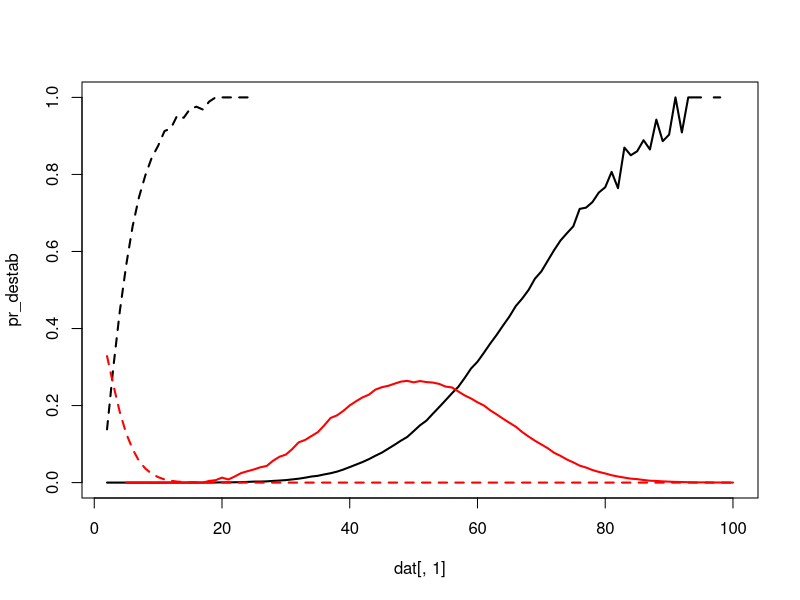
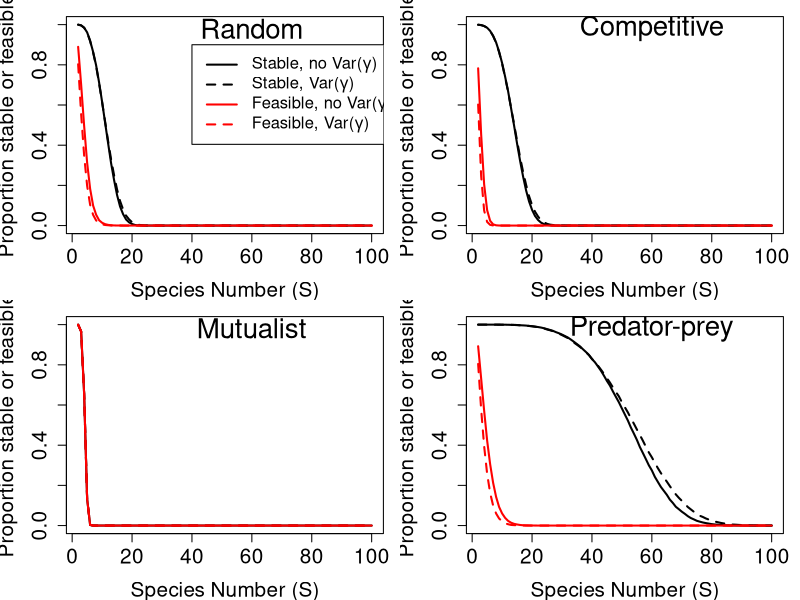
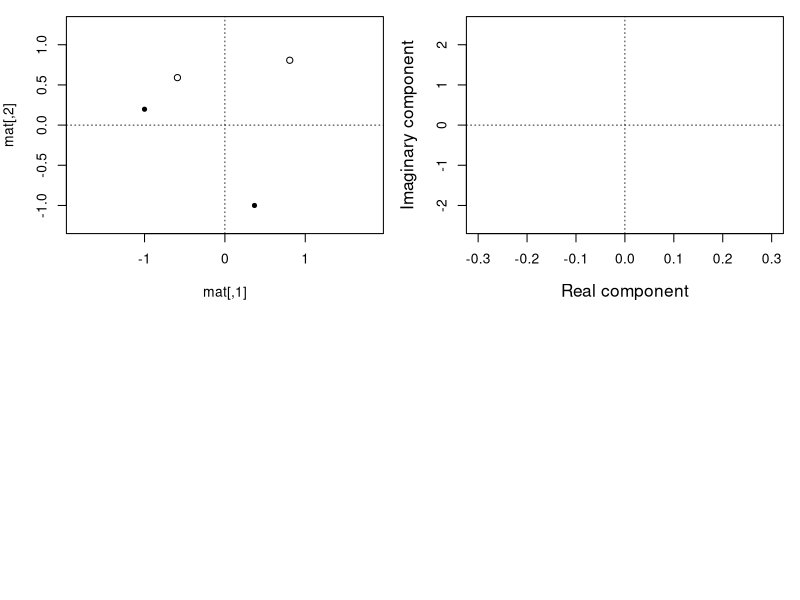

Here is the R script that generated these plots, in order: (Note: this script raises an error after producing the figures.)
rand_gen_var <- function(max_sp, iters, int_type = 0, rmx = 10, eps_max = 999){
    tot_res <- NULL;
    fea_res <- NULL;
    for(i in 2:max_sp){
        nn             <- i;
        A1_stt         <- 0;
        A2_stt         <- 0;
        A1_fet         <- 0;
        A2_fet         <- 0;
        iter           <- iters;
        tot_res[[i-1]] <- matrix(data = 0, nrow = iter, ncol = 2);
        fea_res[[i-1]] <- matrix(data = 0, nrow = iter, ncol = 2);
        while(iter > 0){
            r_vec    <- runif(n = nn, min = 1, max = rmx);
            A1_dat   <- rnorm(n = nn * nn, mean = 0, sd = 0.4);
            A1       <- matrix(data = A1_dat, nrow = nn, ncol = nn);
            A1       <- species_interactions(mat = A1, type = int_type);
            diag(A1) <- -1;
            epsil    <- runif(n = nn, min = 1, max = eps_max);
            eps_dat  <- rep(x = epsil, times = nn);
            eps_mat  <- matrix(data = epsil, nrow = nn, ncol = nn, 
                               byrow = FALSE);
            avg_mat  <- matrix(data = mean(1:eps_max), nrow = nn, ncol = nn, 
                               byrow = FALSE);
            A2       <- A1 * eps_mat;
            A1       <- A1 * avg_mat;
            A1_stb   <- max(Re(eigen(A1)$values)) < 0;
            A2_stb   <- max(Re(eigen(A2)$values)) < 0;
            A1_fea   <- min(-1*solve(A1) %*% r_vec) > 0;
            A2_fea   <- min(-1*solve(A2) %*% r_vec) > 0;
            if(A1_stb == TRUE){
                tot_res[[i-1]][iter, 1] <- 1;
            }
            if(A2_stb == TRUE){
                tot_res[[i-1]][iter, 2] <- 1;
            }
            if(A1_fea == TRUE){
                fea_res[[i-1]][iter, 1] <- 1;
            }
            if(A2_fea == TRUE){
                fea_res[[i-1]][iter, 2] <- 1;
            }
            iter    <- iter - 1;
        }
        print(i);
    }
    all_res <- summarise_randmat(tot_res = tot_res, fea_res = fea_res);
    return(all_res);
}


species_interactions <- function(mat, type = 0){
    if(type == 1){
        mat[mat > 0] <- -1*mat[mat > 0];
    }
    if(type == 2){
        mat[mat < 0] <- -1*mat[mat < 0];
    }
    if(type == 3){
        for(i in 1:dim(mat)[1]){
            for(j in 1:dim(mat)[2]){
                if(mat[i, j] * mat[j, i] > 0){
                    mat[j, i] <- -1 * mat[j, i];
                }
            }
        }
    }
    return(mat);
}


summarise_randmat <- function(tot_res, fea_res){
    sims    <- length(tot_res);
    all_res <- matrix(data = 0, nrow = sims, ncol = 9);
    for(i in 1:sims){
        unstables <- tot_res[[i]][,1] == FALSE & tot_res[[i]][,2] == FALSE;
        stables   <- tot_res[[i]][,1] == TRUE  & tot_res[[i]][,2] == TRUE;
        unstabled <- tot_res[[i]][,1] == TRUE  & tot_res[[i]][,2] == FALSE;
        stabled   <- tot_res[[i]][,1] == FALSE & tot_res[[i]][,2] == TRUE;
        non_feas  <- fea_res[[i]][,1] == FALSE & fea_res[[i]][,2] == FALSE;
        feasibl   <- fea_res[[i]][,1] == TRUE  & fea_res[[i]][,2] == TRUE;
        unfeased  <- fea_res[[i]][,1] == TRUE  & fea_res[[i]][,2] == FALSE;
        feased    <- fea_res[[i]][,1] == FALSE & fea_res[[i]][,2] == TRUE;
        all_res[i, 1] <- i + 1;
        all_res[i, 2] <- sum(unstables);
        all_res[i, 3] <- sum(stables);
        all_res[i, 4] <- sum(unstabled);
        all_res[i, 5] <- sum(stabled);
        all_res[i, 6] <- sum(non_feas);
        all_res[i, 7] <- sum(feasibl);
        all_res[i, 8] <- sum(unfeased);
        all_res[i, 9] <- sum(feased);
    }
    return(all_res);
}


# Get:
# (1) proportion stable made unstable
# (2) proportion unstable made stable
# (3) proportion feasible made infeasible
# (4) proportion infeasible made feasible


random      <- read.csv(file = "sim_results/random_community.csv");
competition <- read.csv(file = "sim_results/competitor_community.csv");
mutualism   <- read.csv(file = "sim_results/mutualist_community.csv");
pred_prey   <- read.csv(file = "sim_results/predator_prey_community.csv");



dat <- pred_prey;

pr_destab <- dat[,4] / (dat[,4] + dat[,3]);
pr_stabld <- dat[,5] / (dat[,5] + dat[,2]);
pr_defeas <- dat[,8] / (dat[,8] + dat[,7]);
pr_feased <- dat[,9] / (dat[,9] + dat[,6]);
Sp        <- dat[,1];

plot(dat[,1], pr_destab, type = "l", lwd = 2, ylim = c(0, 1));
points(dat[,1], pr_stabld, type = "l", lwd = 2, col = "red");
points(dat[,1], pr_defeas, type = "l", lwd = 2, col = "black", lty = "dashed");
points(dat[,1], pr_feased, type = "l", lwd = 2, col = "red", lty = "dashed");



# ==============================================================================
par(mfrow = c(2, 2), mar = c(4, 4, 1, 1));
# ==============================================================================
dat      <- random;
stab_nov <- dat[,3] + dat[,4];
stab_var <- dat[,3] + dat[,5];
feas_nov <- dat[,7] + dat[,8];
feas_var <- dat[,7] + dat[,9];
plot(x = Sp, y = stab_nov / 100000, type = "l", lwd = 2, ylim = c(0,1),
     cex.lab = 1.5, cex.axis = 1.5, xlab = "Species Number (S)",
     ylab = "Proportion stable or feasible");
points(x = Sp, y = stab_var / 100000, type = "l", lwd = 2, lty = "dashed");
points(x = Sp, y = feas_nov / 100000, type = "l", lwd = 2, col = "red");
points(x = Sp, y = feas_var / 100000, type = "l", lwd = 2, col = "red",
       lty = "dashed");
legend(x = 40, y = 0.9, col = c("black", "black", "red", "red"), cex = 1.2,
       legend = c(expression(paste("Stable, no Var(",gamma,")")),
                             expression(paste("Stable, Var(",gamma,")")),
                             expression(paste("Feasible, no Var(",gamma,")")),
                             expression(paste("Feasible, Var(",gamma,")"))),
       lty = c("solid", "dashed", "solid", "dashed"), lwd = 2);
text(x = 60, y = 0.98, labels = "Random", cex = 2);
# ==============================================================================
dat      <- competition;
stab_nov <- dat[,3] + dat[,4];
stab_var <- dat[,3] + dat[,5];
feas_nov <- dat[,7] + dat[,8];
feas_var <- dat[,7] + dat[,9];
plot(x = Sp, y = stab_nov / 100000, type = "l", lwd = 2, ylim = c(0,1),
     cex.lab = 1.5, cex.axis = 1.5, xlab = "Species Number (S)",
     ylab = "Proportion stable or feasible");
points(x = Sp, y = stab_var / 100000, type = "l", lwd = 2, lty = "dashed");
points(x = Sp, y = feas_nov / 100000, type = "l", lwd = 2, col = "red");
points(x = Sp, y = feas_var / 100000, type = "l", lwd = 2, col = "red",
       lty = "dashed");
text(x = 60, y = 0.98, labels = "Competitive", cex = 2);
# ==============================================================================
dat      <- mutualism;
stab_nov <- dat[,3] + dat[,4];
stab_var <- dat[,3] + dat[,5];
feas_nov <- dat[,7] + dat[,8];
feas_var <- dat[,7] + dat[,9];
plot(x = Sp, y = stab_nov / 100000, type = "l", lwd = 2, ylim = c(0,1),
     cex.lab = 1.5, cex.axis = 1.5, xlab = "Species Number (S)",
     ylab = "Proportion stable or feasible");
points(x = Sp, y = stab_var / 100000, type = "l", lwd = 2, lty = "dashed");
points(x = Sp, y = feas_nov / 100000, type = "l", lwd = 2, col = "red");
points(x = Sp, y = feas_var / 100000, type = "l", lwd = 2, col = "red",
       lty = "dashed");
text(x = 60, y = 0.98, labels = "Mutualist", cex = 2);
# ==============================================================================
dat      <- pred_prey;
stab_nov <- dat[,3] + dat[,4];
stab_var <- dat[,3] + dat[,5];
feas_nov <- dat[,7] + dat[,8];
feas_var <- dat[,7] + dat[,9];
plot(x = Sp, y = stab_nov / 100000, type = "l", lwd = 2, ylim = c(0,1),
     cex.lab = 1.5, cex.axis = 1.5, xlab = "Species Number (S)",
     ylab = "Proportion stable or feasible");
points(x = Sp, y = stab_var / 100000, type = "l", lwd = 2, lty = "dashed");
points(x = Sp, y = feas_nov / 100000, type = "l", lwd = 2, col = "red");
points(x = Sp, y = feas_var / 100000, type = "l", lwd = 2, col = "red",
       lty = "dashed");
text(x = 60, y = 0.98, labels = "Predator-prey", cex = 2);
# ==============================================================================





mat <- matrix(data = rnorm(n = 4, mean = 0, sd = 0.4), nrow = 2);
diag(mat) <- -1;
plot(mat, xlim = c(-0.5, 0.5), ylim = c(-1.25, 1.25), asp = 1, pch = 20)
points(Re(eigen(mat)$vector));
abline(h = 0, lty = "dotted", lwd = 0.8);
abline(v = 0, lty = "dotted", lwd = 0.8);






plot(x = 0, y = 0, type = "n", xlim = c(-0.3, 0.3), ylim = c(-2.5, 2.5),
     xlab = "Real component", ylab = "Imaginary component", cex.lab = 1.25);
abline(h = 0, lty = "dotted", lwd = 0.8);
abline(v = 0, lty = "dotted", lwd = 0.8);

iter     <- 10000;
while(iter > 0){
    mat1       <- matrix(data = rnorm(n = 16, mean = 0, sd = 0.4), nrow = 4);
    diag(mat1) <- -1;
    mat2       <- mat1;
    mat2[1,]   <- mat2[1,] * runif(n = 1, min = 1, max = 1000);
    mat1_e     <- eigen(mat1)$values;
    mat2_e     <- eigen(mat2)$values;
    stab1      <- max(Re(mat1_e)) < 0;
    stab2      <- max(Re(mat2_e)) < 0;
    if(stab1 == TRUE & stab2 == FALSE){
        arrows(x0 = Re(mat1_e), x1 = Re(mat2_e), y0 = Im(mat1_e), y1 = Im(mat2_e),
               length = 0.05, lwd = 2, col = "red");
        #break;
    }
    if(stab1 == FALSE & stab2 == TRUE){
        arrows(x0 = Re(mat1_e), x1 = Re(mat2_e), y0 = Im(mat1_e), y1 = Im(mat2_e),
               length = 0.05, lwd = 2, col = "blue");
        #break;
    }
    iter <- iter - 1;
}



get_rand_eigs <- function(int_type = 0, iter = 1000){
    nn             <- 20;
    eigres         <- matrix(data = 0, ncol = 82, nrow = iter);
    eigres[,1]     <- int_type;
    while(iter > 0){
        r_vec     <- runif(n = nn, min = 1, max = rmx);
        A1_dat    <- rnorm(n = nn * nn, mean = 0, sd = 0.4);
        A1        <- matrix(data = A1_dat, nrow = nn, ncol = nn);
        A1        <- species_interactions(mat = A1, type = int_type);
        diag(A1)  <- -1;
        epsil     <- runif(n = nn, min = 1, max = eps_max);
        eps_dat   <- rep(x = epsil, times = nn);
        eps_mat   <- matrix(data = epsil, nrow = nn, ncol = nn, 
                            byrow = FALSE);
        avg_mat   <- matrix(data = mean(1:eps_max), nrow = nn, ncol = nn, 
                            byrow = FALSE);
        A2        <- A1 * eps_mat;
        A1        <- A1 * avg_mat;
        mat1_e    <- eigen(A1)$values;
        mat2_e    <- eigen(A2)$values;
        real_mat1 <- Re(mat1_e);
        imag_mat1 <- Im(mat1_e);
        real_mat2 <- Re(mat2_e);
        imag_mat2 <- Im(mat2_e);
        stab1     <- max(real_mat1) < 0;
        stab2     <- max(real_mat2) < 0;
        if(stab1 == FALSE & stab2 == FALSE){
            eigres[iter,2] <- 1;
        }
        if(stab1 == TRUE & stab2 == TRUE){
            eigres[iter,2] <- 2;
        }
        if(stab1 == TRUE & stab2 == FALSE){
            eigres[iter,2] <- 3;
        }
        if(stab1 == FALSE & stab2 == TRUE){
            eigres[iter,2] <- 4;
        }
        eigres[iter,3:22]  <- real_mat1;
        eigres[iter,23:42] <- imag_mat1;
        eigres[iter,43:62] <- real_mat2;
        eigres[iter,63:82] <- imag_mat2;
        iter    <- iter - 1;
    }
    return(eigres);
}

plot_eig_set <- function(eigres){
    par(mfrow = c(2,2), mar = c(5, 5, 1, 1));
    x0 <- min(cbind(eigres[,3:22], eigres[,43:62]));
    x1 <- max(cbind(eigres[,3:22], eigres[,43:62]));
    plot(x = 0, y = 0, type = "n", xlim = c(x0, x1), ylim = c(-1500, 1500),
         xlab = "Real component", ylab = "Imaginary component", cex.lab = 1.25);
    abline(h = 0, lty = "dotted", lwd = 0.8);
    abline(v = 0, lty = "dotted", lwd = 0.8);
    if(1 %in% eigres[,2]){
        row <- which(eigres[,2] == 1)[1];
        m1r <- eigres[row,3:22];
        m1i <- eigres[row,23:42];
        m2r <- eigres[row,43:62];
        m2i <- eigres[row,63:82];
        points(x = m1r, y = m1i, pch = 20, cex = 1.5, col = "black");
        points(x = m2r, y = m2i, pch = 20, cex = 1.5, col = "red");
    }
    text(x = x0 + (x1 - x0)*0.2, y = 1500, "Unstable", cex = 1.5);
    plot(x = 0, y = 0, type = "n", xlim = c(x0, x1), ylim = c(-1500, 1500),
         xlab = "Real component", ylab = "Imaginary component", cex.lab = 1.25);
    abline(h = 0, lty = "dotted", lwd = 0.8);
    abline(v = 0, lty = "dotted", lwd = 0.8);
    if(2 %in% eigres[,2]){
        row <- which(eigres[,2] == 2)[1];
        m1r <- eigres[row,3:22];
        m1i <- eigres[row,23:42];
        m2r <- eigres[row,43:62];
        m2i <- eigres[row,63:82];
        points(x = m1r, y = m1i, pch = 20, cex = 1.5, col = "black");
        points(x = m2r, y = m2i, pch = 20, cex = 1.5, col = "red");
    }
    text(x = x0 + (x1 - x0)*0.2, y = 1500, "Stable", cex = 1.5);
    plot(x = 0, y = 0, type = "n", xlim = c(x0, x1), ylim = c(-1500, 1500),
         xlab = "Real component", ylab = "Imaginary component", cex.lab = 1.25);
    abline(h = 0, lty = "dotted", lwd = 0.8);
    abline(v = 0, lty = "dotted", lwd = 0.8);
    if(3 %in% eigres[,2]){
        row <- which(eigres[,2] == 3)[1];
        m1r <- eigres[row,3:22];
        m1i <- eigres[row,23:42];
        m2r <- eigres[row,43:62];
        m2i <- eigres[row,63:82];
        points(x = m1r, y = m1i, pch = 20, cex = 1.5, col = "black");
        points(x = m2r, y = m2i, pch = 20, cex = 1.5, col = "red");
    }
    text(x = x0 + (x1 - x0)*0.2, y = 1500, "Destabilised", cex = 1.5);
    plot(x = 0, y = 0, type = "n", xlim =c(x0, x1), ylim = c(-1500, 1500),
         xlab = "Real component", ylab = "Imaginary component", cex.lab = 1.25);
    abline(h = 0, lty = "dotted", lwd = 0.8);
    abline(v = 0, lty = "dotted", lwd = 0.8);
    if(4 %in% eigres[,2]){
        row <- which(eigres[,2] == 4)[1];
        m1r <- eigres[row,3:22];
        m1i <- eigres[row,23:42];
        m2r <- eigres[row,43:62];
        m2i <- eigres[row,63:82];
        points(x = m1r, y = m1i, pch = 20, cex = 1.5, col = "black");
        points(x = m2r, y = m2i, pch = 20, cex = 1.5, col = "red");
    }
    text(x = x0 + (x1 - x0)*0.2, y = 1500, "Stabilised", cex = 1.5);
}


eres <- get_rand_eigs(int_type = 1);
plot_eig_set(eres);





